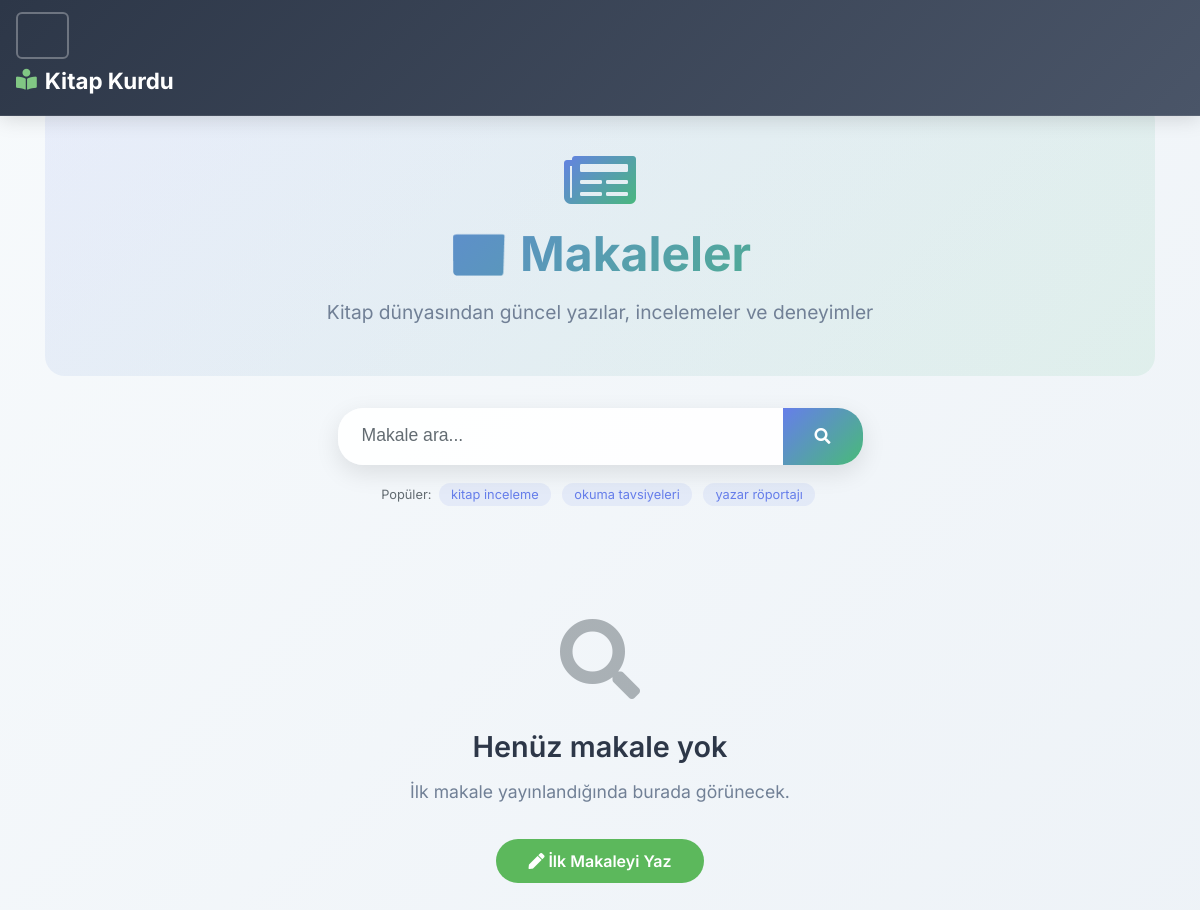
The app's page /articles/, older data.
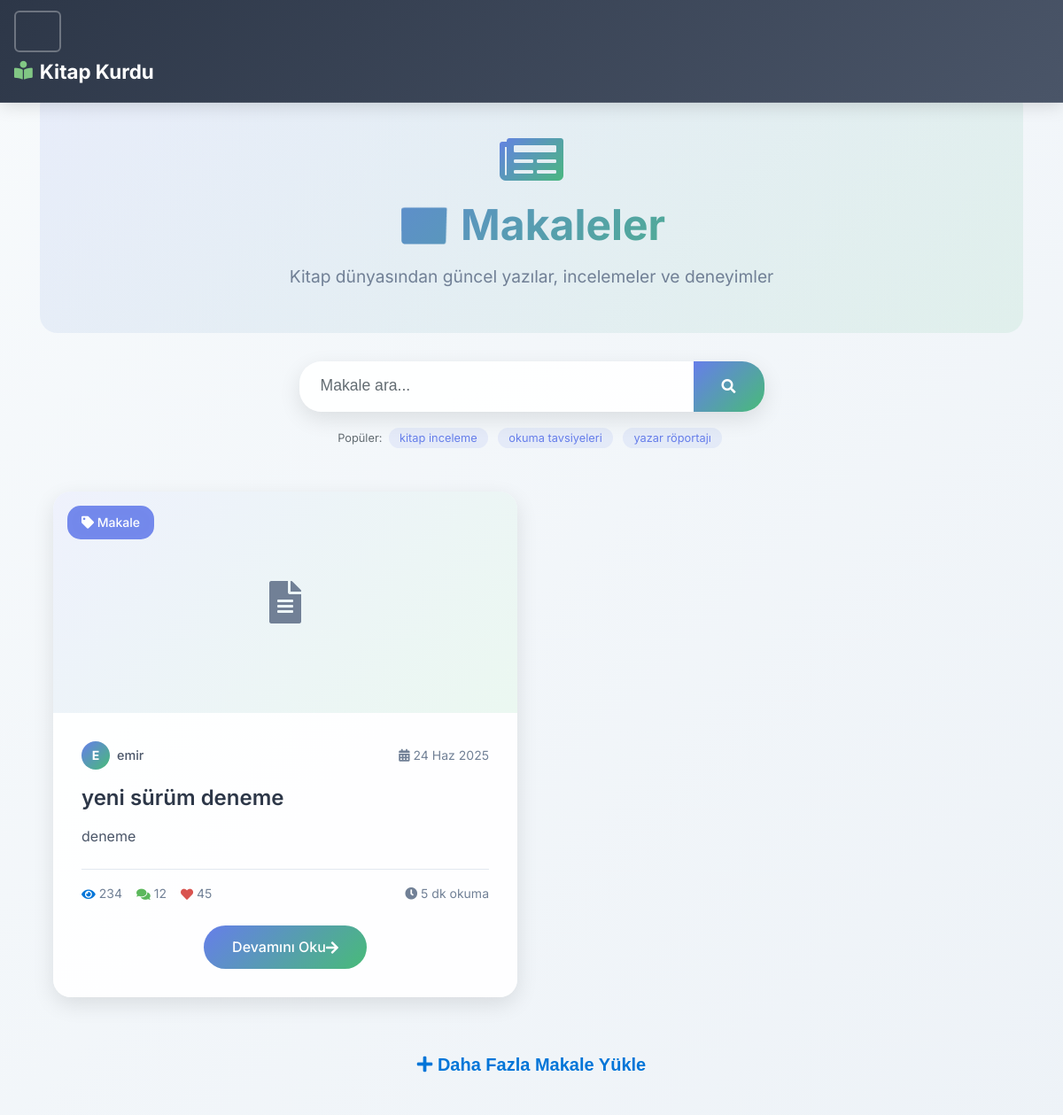
The same page, newer data.
### article/models.py (models this page shows, shortened)
class Article(models.Model):
    author = models.ForeignKey("auth.User",on_delete = models.CASCADE,verbose_name = "Yazar ")
    title = models.CharField(max_length = 50,verbose_name = "Başlık")
    content = RichTextField()
    created_date = models.DateTimeField(auto_now_add=True,verbose_name="Oluşturulma Tarihi")
    article_image = models.FileField(blank = True,null = True,verbose_name="Makaleye Fotoğraf Ekleyin")
    class Meta:
        ordering = ['-created_date']

### article/views.py (the view)
# urls.py: path('',views.articles,name = "articles"),
def articles(request):
    keyword = request.GET.get("keyword")
    if keyword:
        articles = Article.objects.filter(title__contains = keyword)
        return render(request,"articles.html",{"articles":articles})
    articles = Article.objects.all()
    return render(request,"articles.html",{"articles":articles})

### templates/articles.html (shortened to what the changed rows need)
{% extends "layout.html" %}
{% block body %}
<div class="articles-header">
    <div class="container">
        <div class="row justify-content-center">
            <div class="col-lg-8">
                <div class="header-content text-center">
                    <h1 class="articles-title">📰 Makaleler</h1>
                </div>
            </div>
        </div>
    </div>
</div>
<div class="articles-content">
    <div class="container">
        {% if articles %}
            <div class="articles-grid">
                {% for article in articles %}
                    <article class="article-card">
                        <div class="article-image-container">
                            {% if article.article_image %}
                                <a href="{% url 'article:detail' article.id %}" class="image-link">
                                    <img src="{{ article.article_image.url }}"
                                         alt="{{ article.title }}"
                                         class="article-image">
                                    <div class="image-overlay">
                                        <i class="fas fa-eye fa-2x"></i>
                                    </div>
                                </a>
                            {% else %}
                                <div class="article-placeholder">
                                    <i class="fas fa-file-alt fa-3x"></i>
                                </div>
                            {% endif %}
                            <div class="category-badge">
                                <i class="fas fa-tag me-1"></i>
                                Makale
                            </div>
                        </div>
                        <div class="article-content">
                            <div class="article-meta">
                                <div class="author-info">
                                    <div class="author-avatar">
                                        {{ article.author.username|first|upper }}
                                    </div>
                                    <span class="author-name">{{ article.author.username }}</span>
                                </div>
                                <div class="article-date">
                                    <i class="fas fa-calendar-alt me-1"></i>
                                    {{ article.created_date|date:"d M Y" }}
                                </div>
                            </div>
                            <h2 class="article-title">
                                <a href="{% url 'article:detail' article.id %}">
                                    {{ article.title }}
                                </a>
                            </h2>
                            <p class="article-excerpt">
                                {{ article.content|striptags|truncatewords:25 }}
                            </p>
                            <div class="article-stats">
                                <div class="stats-left">
                                    <span class="stat-item">
                                        <i class="fas fa-eye text-primary"></i>
                                        <span>234</span>
                                    </span>
                                    <span class="stat-item">
                                        <i class="fas fa-comments text-success"></i>
                                        <span>12</span>
                                    </span>
                                    <span class="stat-item">
                                        <i class="fas fa-heart text-danger"></i>
                                        <span>45</span>
                                    </span>
                                </div>
                                <div class="reading-time">
                                    <i class="fas fa-clock me-1"></i>
                                    5 dk okuma
                                </div>
                            </div>
                            <div class="article-actions">
                                <a href="{% url 'article:detail' article.id %}" class="read-more-btn">
                                    Devamını Oku
                                    <i class="fas fa-arrow-right ms-2"></i>
                                </a>
                            </div>
                        </div>
                    </article>
                {% endfor %}
            </div>
            <div class="load-more-section text-center">
                <button class="btn btn-outline-primary btn-lg load-more-btn">
                    <i class="fas fa-plus me-2"></i>
                    Daha Fazla Makale Yükle
                </button>
            </div>
        {% else %}
            <div class="empty-state">
                <div class="empty-icon">
                    <i class="fas fa-search fa-5x text-muted"></i>
                </div>
                <h3 class="empty-title">
                    {% if request.GET.keyword %}
                        "{{ request.GET.keyword }}" için sonuç bulunamadı
                    {% else %}
                        Henüz makale yok
                    {% endif %}
                </h3>
                <p class="empty-description">
                    {% if request.GET.keyword %}
                        Farklı anahtar kelimeler deneyin veya tüm makaleleri görüntüleyin.
                    {% else %}
                        İlk makale yayınlandığında burada görünecek.
                    {% endif %}
                </p>
                <div class="empty-actions">
                    <a href="{% url 'article:addarticle' %}" class="btn btn-success">
                        <i class="fas fa-pen me-2"></i>
                        İlk Makaleyi Yaz
                    </a>
                </div>
            </div>
        {% endif %}
    </div>
</div>
{% endblock body %}

Row changes from the older to the newer data that the page shows:
added Article: author.username|first "E", author.username "emir", created_date "24 Haz 2025", title "yeni sürüm deneme", content "deneme"
Text that changed along with them:
text no longer shown: "Henüz makale yok İlk makale yayınlandığında burada görünecek. İlk Makaleyi Yaz"
text now shown: "Daha Fazla Makale Yükle"
